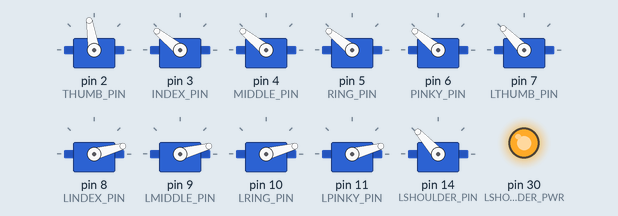
Recording of a sketch running on a simulated Arduino Mega 2560, built with avr-gcc and run on an emulated ATmega2560. Parts: 11 × servo, output pins drawn as LEDs (lit = HIGH).

Above: at 0.65 s.
At 1.27 s:
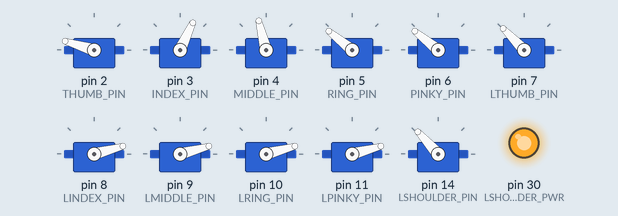
At 2.2 s:
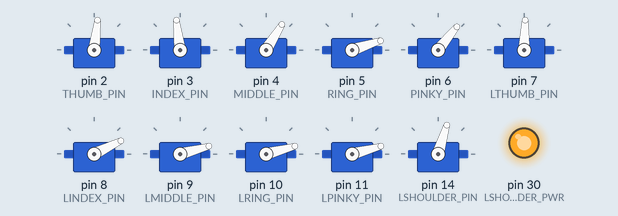
At 3.13 s:
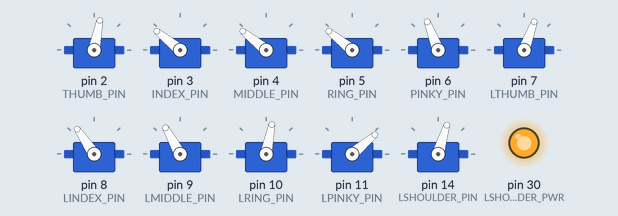
At 4.0 s:
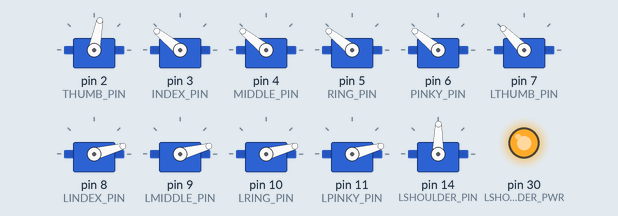
At 5.1 s:
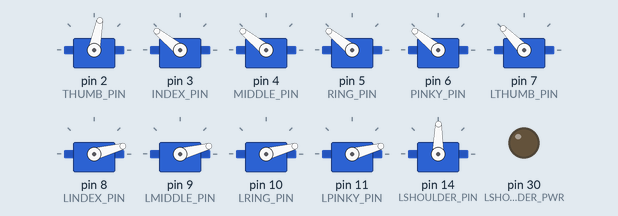
Timing chart, 0 to 6.6 s (numbered marks = the images above):
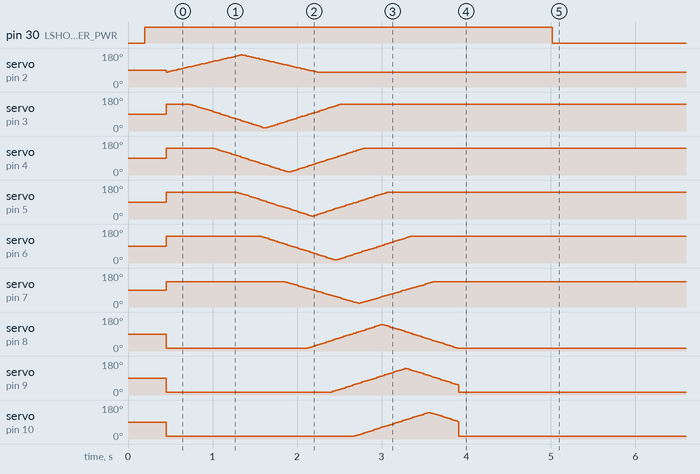

Measured:
- by itself, pin 30 (LSHOULDER_PWR): HIGH → LOW at 5.0 s
- by itself, servo on pin 14 (LSHOULDER_PIN): 89° → 132° at 0.45 s, → 89° 1.6 s later, → 73° 0.16 s later, → 89° 1.7 s later

The sketch:

ArduinoServoControl.ino
```cpp
#include <Servo.h>
const int REPEAT_COUNT = 1;

// ===== EXTRA SHOULDER DOWN CORRECTION (runs ONCE at the end) =====
const unsigned long EXTRA_DOWN_TOTAL_MS = 0;   // tune this like 700 ms

// ===== Right hand pins =====
#define THUMB_PIN   2
#define INDEX_PIN   3
#define MIDDLE_PIN  4
#define RING_PIN    5
#define PINKY_PIN   6

// ===== Left hand pins =====
#define LTHUMB_PIN   7
#define LINDEX_PIN   8
#define LMIDDLE_PIN  9
#define LRING_PIN    10
#define LPINKY_PIN   11

// ===== LEFT SHOULDER (BIG SERVO) =====
#define LSHOULDER_PIN 14   // signal
#define LSHOULDER_PWR 30   // power enable (HIGH = ON)

Servo sThumb, sIndex, sMiddle, sRing, sPinky;
Servo sLThumb, sLIndex, sLMiddle, sLRing, sLPinky;
Servo sLShoulder;

// === Calibrated endpoints (RIGHT HAND) ===
const int THUMB_OPEN  = 1360;
const int THUMB_CLOSE = 2300;

const int INDEX_OPEN  = 2000;
const int INDEX_CLOSE = 700;

const int MIDDLE_OPEN  = 2000;
const int MIDDLE_CLOSE = 700;

const int RING_OPEN  = 2000;
const int RING_CLOSE = 700;

const int PINKY_OPEN  = 2000;
const int PINKY_CLOSE = 700;

// === LEFT HAND (calibrated & mirrored) ===
const int LTHUMB_OPEN  = 1930;
const int LTHUMB_CLOSE = 740;

// mirrored vs right
const int LINDEX_OPEN   = INDEX_CLOSE;
const int LINDEX_CLOSE  = INDEX_OPEN;

const int LMIDDLE_OPEN  = MIDDLE_CLOSE;
const int LMIDDLE_CLOSE = MIDDLE_OPEN;

const int LRING_OPEN    = RING_CLOSE;
const int LRING_CLOSE   = RING_OPEN;

const int LPINKY_OPEN   = PINKY_CLOSE;
const int LPINKY_CLOSE  = PINKY_OPEN;

// === LEFT SHOULDER pulses (your known good settings) ===
const int LSH_NEUTRAL = 1460;  // stop
const int LSH_UP      = 1900;  // move up
const int LSH_DOWN    = 1300;  // move down

// === Speed control ===
const float SPEED = 1.8;

// Timing (scaled)
const unsigned long PHASE_DELAY = (unsigned long)(500  / SPEED);
const unsigned long HALF_MOVE   = (unsigned long)(1600 / SPEED);
const unsigned long UPDATE_MS   = (unsigned long)(20   / SPEED);

// Strong homing
const unsigned long PREOPEN_MS  = 0;

int repeatsDone = 0;

const unsigned long END_BUFFER  = 80;
const unsigned long BETWEEN_MS  = 20;

unsigned long t0;
unsigned long lastUpdate = 0;
bool done = false;

// ===== Helpers =====
int lerpInt(int a, int b, float t) {
  return a + (int)((b - a) * t);
}

int wavePos(int openUs, int closeUs, long dtMs) {
  if (dtMs <= 0) return openUs;

  if ((unsigned long)dtMs < HALF_MOVE) {
    float t = (float)dtMs / (float)HALF_MOVE;
    return lerpInt(openUs, closeUs, t);
  }

  dtMs -= HALF_MOVE;
  if ((unsigned long)dtMs < HALF_MOVE) {
    float t = (float)dtMs / (float)HALF_MOVE;
    return lerpInt(closeUs, openUs, t);
  }

  return openUs;
}

void quietPin(uint8_t pin, Servo &sv) {
  sv.detach();
  pinMode(pin, OUTPUT);
  digitalWrite(pin, LOW);
}

// ===== LEFT SHOULDER safe helpers =====
void shoulderSignalOff() {
  sLShoulder.detach();
  pinMode(LSHOULDER_PIN, OUTPUT);
  digitalWrite(LSHOULDER_PIN, LOW);
}

void shoulderNeutral() {
  sLShoulder.attach(LSHOULDER_PIN);
  sLShoulder.writeMicroseconds(LSH_NEUTRAL);
  delay(200);
}

void shoulderPowerOn() {
  pinMode(LSHOULDER_PWR, OUTPUT);
  digitalWrite(LSHOULDER_PWR, HIGH);
  delay(250);
}

void shoulderPowerOff() {
  digitalWrite(LSHOULDER_PWR, LOW);
}

// ===== one-time extra down correction (continuous) =====
void shoulderExtraDownCorrection() {
  sLShoulder.writeMicroseconds(LSH_DOWN);
  delay(EXTRA_DOWN_TOTAL_MS);
  sLShoulder.writeMicroseconds(LSH_NEUTRAL);
  delay(200);
}

// ===== Fingers attach/open/home =====
void attachAll() {
  // Right hand
  sThumb.attach(THUMB_PIN);
  sIndex.attach(INDEX_PIN);
  sMiddle.attach(MIDDLE_PIN);
  sRing.attach(RING_PIN);
  sPinky.attach(PINKY_PIN);

  // Left hand
  sLThumb.attach(LTHUMB_PIN);
  sLIndex.attach(LINDEX_PIN);
  sLMiddle.attach(LMIDDLE_PIN);
  sLRing.attach(LRING_PIN);
  sLPinky.attach(LPINKY_PIN);
}

void openAll() {
  // Right hand
  sThumb.writeMicroseconds(THUMB_OPEN);
  sIndex.writeMicroseconds(INDEX_OPEN);
  sMiddle.writeMicroseconds(MIDDLE_OPEN);
  sRing.writeMicroseconds(RING_OPEN);
  sPinky.writeMicroseconds(PINKY_OPEN);

  // Left hand
  sLThumb.writeMicroseconds(LTHUMB_OPEN);
  sLIndex.writeMicroseconds(LINDEX_OPEN);
  sLMiddle.writeMicroseconds(LMIDDLE_OPEN);
  sLRing.writeMicroseconds(LRING_OPEN);
  sLPinky.writeMicroseconds(LPINKY_OPEN);
}

// ✅ NEW: final open that overrides ONLY left thumb
// If your left thumb closes at the end, it likely needs the opposite endpoint here.
void openAllFinal() {
  // Right hand
  sThumb.writeMicroseconds(THUMB_OPEN);
  sIndex.writeMicroseconds(INDEX_OPEN);
  sMiddle.writeMicroseconds(MIDDLE_OPEN);
  sRing.writeMicroseconds(RING_OPEN);
  sPinky.writeMicroseconds(PINKY_OPEN);

  // Left hand (override thumb only)
  sLThumb.writeMicroseconds(LTHUMB_OPEN); // ✅ swap endpoint for FINAL hold
  // If this makes it worse, change to: sLThumb.writeMicroseconds(LTHUMB_OPEN);

  sLIndex.writeMicroseconds(LINDEX_OPEN);
  sLMiddle.writeMicroseconds(LMIDDLE_OPEN);
  sLRing.writeMicroseconds(LRING_OPEN);
  sLPinky.writeMicroseconds(LPINKY_OPEN);
}

// ✅ NEW: guarantee all fingers end OPEN (uses openAllFinal)
void forceOpenAllFinal(unsigned long ms) {
  unsigned long start = millis();
  while (millis() - start < ms) {
    openAllFinal();
    delay(20);
  }
}

// Actively drive OPEN before wave
void homeAll(unsigned long ms) {
  unsigned long start = millis();
  while (millis() - start < ms) {
    openAll();
    delay(20);
  }
}

void setup() {
  attachAll();

  // Fingers: force full OPEN before wave
  homeAll(PREOPEN_MS);

  // Shoulder: SAFE sequence (neutral before power)
  pinMode(LSHOULDER_PWR, OUTPUT);
  digitalWrite(LSHOULDER_PWR, LOW);
  shoulderSignalOff();     // quiet

  shoulderNeutral();       // attach + neutral first
  shoulderPowerOn();       // then power ON

  t0 = millis();
}

void loop() {
  if (done) return;

  unsigned long now = millis();
  if (now - lastUpdate < UPDATE_MS) return;
  lastUpdate = now;

  // Right hand timing
  long dt0 = (long)(now - (t0 + 0 * PHASE_DELAY)); // R thumb
  long dt1 = (long)(now - (t0 + 1 * PHASE_DELAY)); // R index
  long dt2 = (long)(now - (t0 + 2 * PHASE_DELAY)); // R middle
  long dt3 = (long)(now - (t0 + 3 * PHASE_DELAY)); // R ring
  long dt4 = (long)(now - (t0 + 4 * PHASE_DELAY)); // R pinky

  // Left hand timing
  long dt5 = (long)(now - (t0 + 5 * PHASE_DELAY)); // L thumb
  long dt6 = (long)(now - (t0 + 6 * PHASE_DELAY)); // L index
  long dt7 = (long)(now - (t0 + 7 * PHASE_DELAY)); // L middle
  long dt8 = (long)(now - (t0 + 8 * PHASE_DELAY)); // L ring
  long dt9 = (long)(now - (t0 + 9 * PHASE_DELAY)); // L pinky

  // Fingers wave
  sThumb.writeMicroseconds(  wavePos(THUMB_OPEN,  THUMB_CLOSE,  dt0) );
  sIndex.writeMicroseconds(  wavePos(INDEX_OPEN,  INDEX_CLOSE,  dt1) );
  sMiddle.writeMicroseconds( wavePos(MIDDLE_OPEN, MIDDLE_CLOSE, dt2) );
  sRing.writeMicroseconds(   wavePos(RING_OPEN,   RING_CLOSE,   dt3) );
  sPinky.writeMicroseconds(  wavePos(PINKY_OPEN,  PINKY_CLOSE,  dt4) );

  sLThumb.writeMicroseconds(  wavePos(LTHUMB_OPEN,  LTHUMB_CLOSE,  dt5) );
  sLIndex.writeMicroseconds(  wavePos(LINDEX_OPEN,  LINDEX_CLOSE,  dt6) );
  sLMiddle.writeMicroseconds( wavePos(LMIDDLE_OPEN, LMIDDLE_CLOSE, dt7) );
  sLRing.writeMicroseconds(   wavePos(LRING_OPEN,   LRING_CLOSE,   dt8) );
  sLPinky.writeMicroseconds(  wavePos(LPINKY_OPEN,  LPINKY_CLOSE,  dt9) );

  // Round duration (your existing logic)
  const unsigned long ROUND_TOTAL = 9 * PHASE_DELAY + 1 * HALF_MOVE + END_BUFFER;
  unsigned long dtRound = now - t0;

  // ===== Shoulder motion during the SAME round =====
  const unsigned long ARM_UP_MS      = (unsigned long)(ROUND_TOTAL * 0.45f);
  const unsigned long ARM_NEUTRAL_MS = 160;
  unsigned long ARM_DOWN_MS = 0;
  if (ROUND_TOTAL > (ARM_UP_MS + ARM_NEUTRAL_MS)) {
    ARM_DOWN_MS = ROUND_TOTAL - ARM_UP_MS - ARM_NEUTRAL_MS;
  }

  if (dtRound < ARM_UP_MS) {
    sLShoulder.writeMicroseconds(LSH_UP);
  } else if (dtRound < ARM_UP_MS + ARM_NEUTRAL_MS) {
    sLShoulder.writeMicroseconds(LSH_NEUTRAL);
  } else if (dtRound < ARM_UP_MS + ARM_NEUTRAL_MS + ARM_DOWN_MS) {
    sLShoulder.writeMicroseconds(LSH_DOWN);
  } else {
    sLShoulder.writeMicroseconds(LSH_NEUTRAL);
  }

  // End round
  if (dtRound > ROUND_TOTAL) {
    repeatsDone++;

    if (repeatsDone < REPEAT_COUNT) {
      openAll();
      sLShoulder.writeMicroseconds(LSH_NEUTRAL);
      delay(BETWEEN_MS);
      t0 = millis();
    } else {
      // Final stop
      openAll();
      sLShoulder.writeMicroseconds(LSH_NEUTRAL);

      // ✅ RE-RUN INITIALIZATION (same as startup)
      homeAll(PREOPEN_MS);   // uses LTHUMB_OPEN = 1930, proven-good state

      // ✅ NEW: guarantee final open WITHOUT closing left thumb
      forceOpenAllFinal(800);

      // Quiet fingers BEFORE shoulder correction
      quietPin(THUMB_PIN,  sThumb);
      quietPin(INDEX_PIN,  sIndex);
      quietPin(MIDDLE_PIN, sMiddle);
      quietPin(RING_PIN,   sRing);
      quietPin(PINKY_PIN,  sPinky);

      quietPin(LTHUMB_PIN,  sLThumb);
      quietPin(LINDEX_PIN,  sLIndex);
      quietPin(LMIDDLE_PIN, sLMiddle);
      quietPin(LRING_PIN,   sLRing);
      quietPin(LPINKY_PIN,  sLPinky);

      delay(50);

      // Shoulder correction (shoulder only)
      shoulderExtraDownCorrection();

      // Shoulder quiet + power off
      shoulderSignalOff();
      delay(50);
      shoulderPowerOff();

      done = true;
    }
  }
}
```
